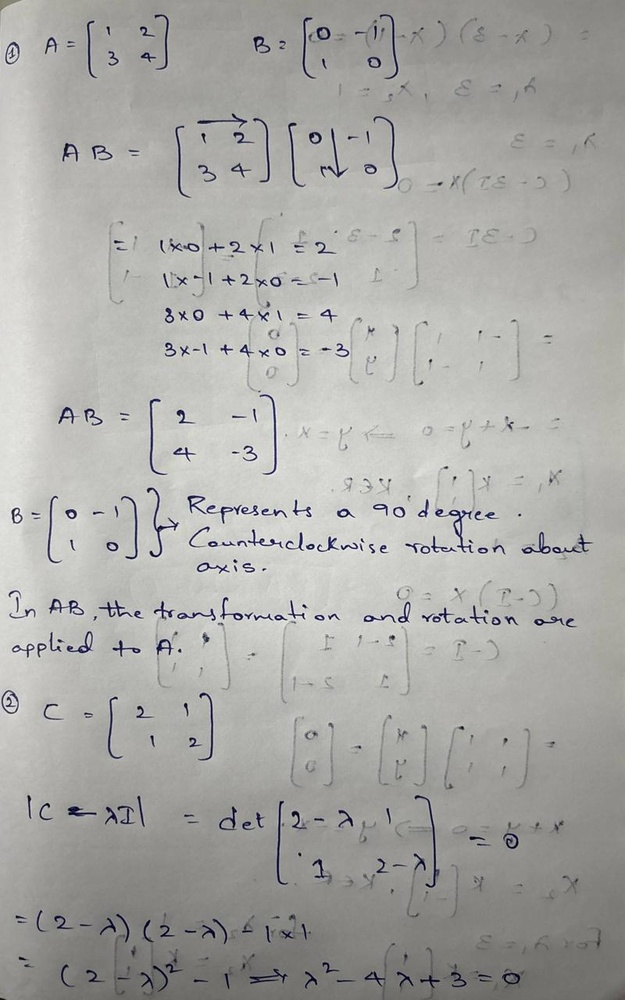
#> input picture Level-3 submission/L3-1.jpg, 625 x 1000 px, shrunk from 800 x 1280 before the run; its folder holds only this picture in this run
$ python -i feature_extraction.py   (imports and definitions only)
#> lines starting #> are read from the running program, lines starting #| are printed output that depends on the picture; after the words box and inside, x2 and y2 are one past the last pixel; in counts of white or black regions, pixels touching at a corner belong together
import os
import zipfile
import cv2
import numpy as np
from pathlib import Path

ZIP_FILE = 'images.zip'
EXTRACT_DIR = 'extracted_images'
OUTPUT_DIR = 'processed_images'

# [7 lines not run here, left out]

def process_image(image_path, output_dir):

#> called with image_path = '../Level-3 submission/L3-1.jpg', output_dir = 'out.png'
    image = cv2.imread(image_path)
#> image is the input picture: shape (1000, 625, 3); mean B, G, R 166.4, 169.7, 169.9

    if image is None:

        return None, None

    gray_image = cv2.cvtColor(image, cv2.COLOR_BGR2GRAY)
    edges = cv2.Canny(gray_image, 100, 200)
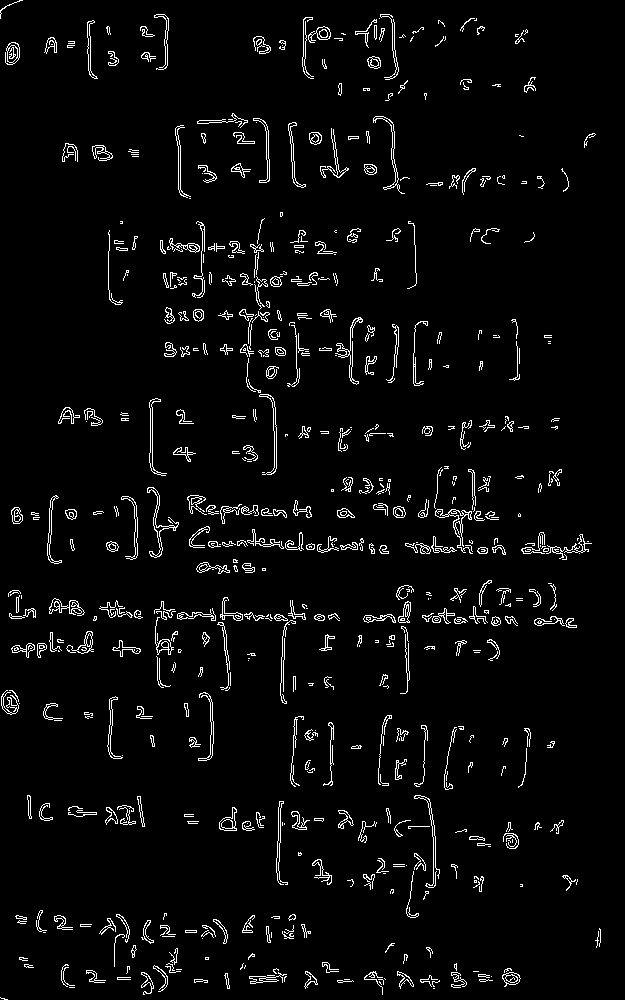
#> edges: shape (1000, 625); 3.8% white in thin lines or dots
    corners = cv2.cornerHarris(gray_image, 2, 3, 0.04)
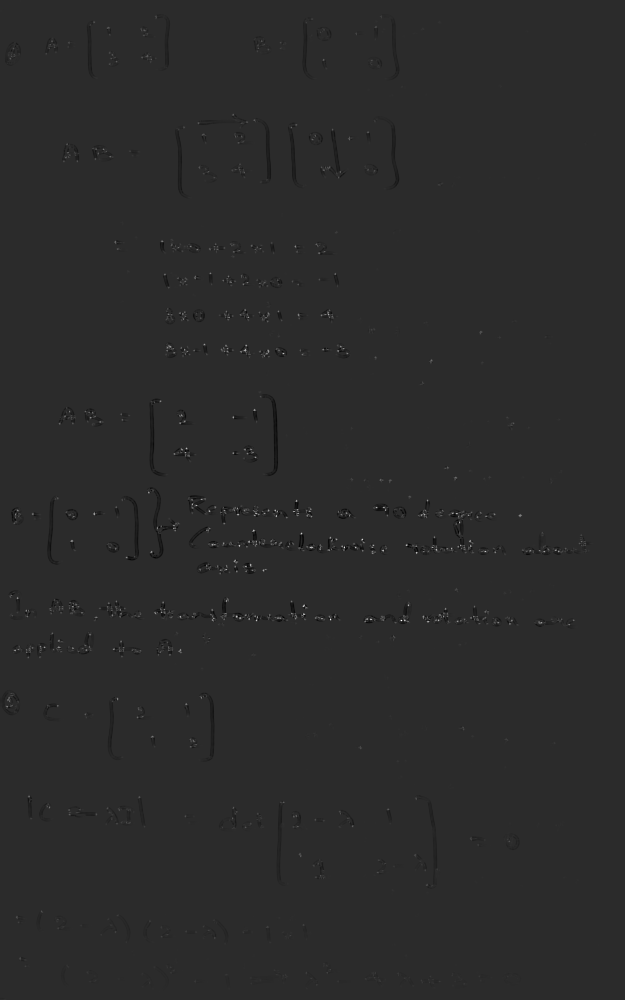
#> corners: shape (1000, 625) float32; min -0.00813, max 0.0394, mean -1.13e-05; drawn with min black and max white
    corners = cv2.dilate(corners, None)
    image[corners > 0.01 * corners.max()] = [0, 0, 255]
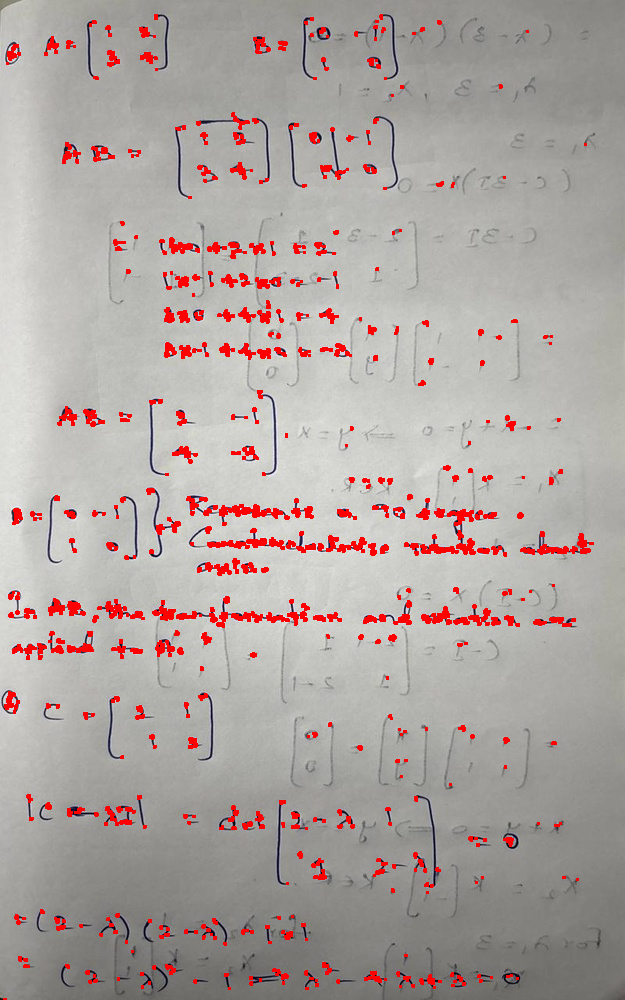
#> image: shape (1000, 625, 3); 3.95% of pixels changed, all inside (x1, y1, x2, y2) = (3, 14, 594, 1000)

    edge_output_path = os.path.join(output_dir, f"edges_{os.path.basename(image_path)}")

    corner_output_path = os.path.join(output_dir, f"corners_{os.path.basename(image_path)}")
    return edges, image, edge_output_path, corner_output_path

# [13 lines not run here, left out]

>>> result = process_image('../Level-3 submission/L3-1.jpg', 'out.png')

$ run again, on Level-3 submission/L3-2.jpg
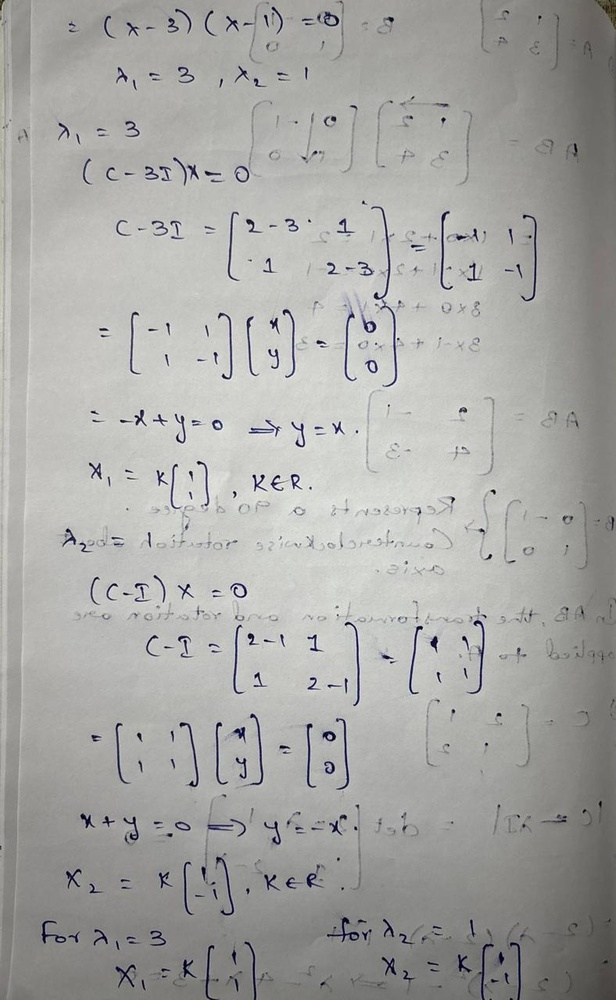
#> input picture Level-3 submission/L3-2.jpg, 616 x 1000 px, shrunk from 788 x 1280 before the run
#> in process_image, image is the input picture: shape (1000, 616, 3); mean B, G, R 164.4, 167.2, 167.2
#> in process_image, `edges = cv2.Canny(gray_image, 100, 200)`:
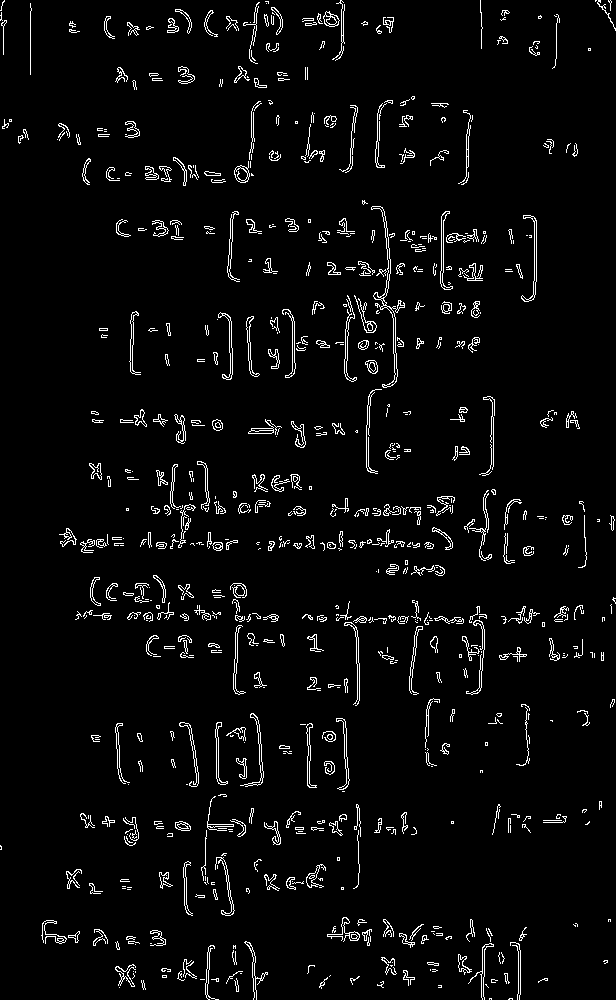
#> edges: shape (1000, 616); 3.9% white in thin lines or dots
#> in process_image, `image[corners > 0.01 * corners.max()] = [0, 0, 255]`:
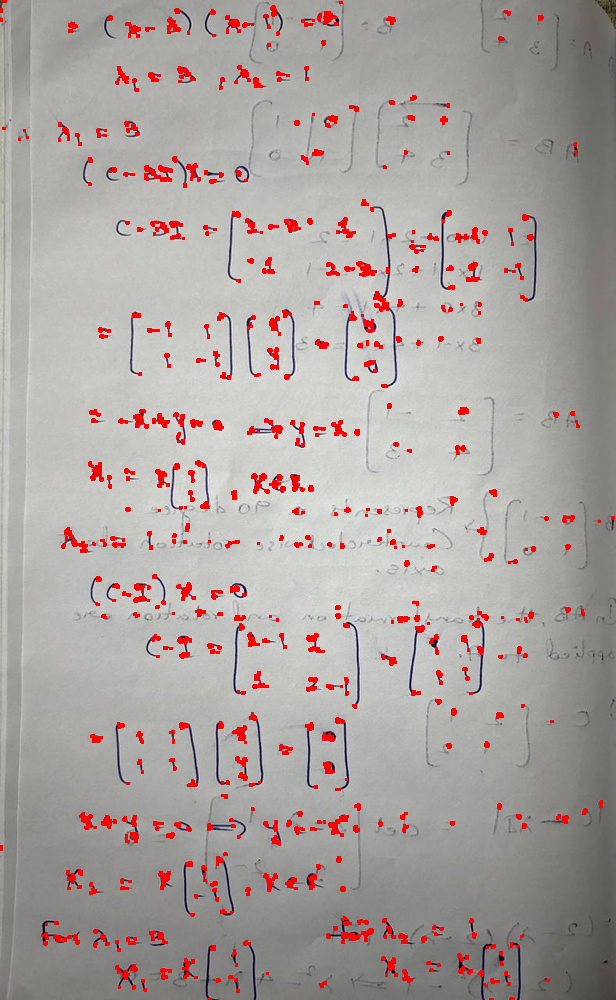
#> image: shape (1000, 616, 3); 3.64% of pixels changed, all inside (x1, y1, x2, y2) = (0, 0, 615, 1000)

$ run again, on Level-3 submission/L3-3.jpg
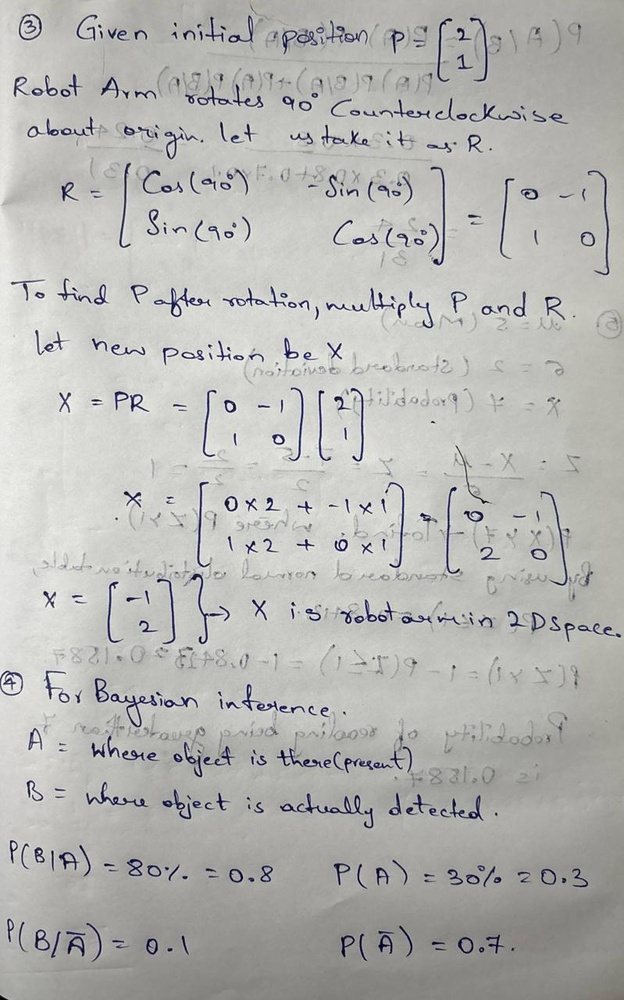
#> input picture Level-3 submission/L3-3.jpg, 624 x 1000 px, shrunk from 799 x 1280 before the run
#> in process_image, image is the input picture: shape (1000, 624, 3); mean B, G, R 179, 181.9, 181.8
#> in process_image, `edges = cv2.Canny(gray_image, 100, 200)`:
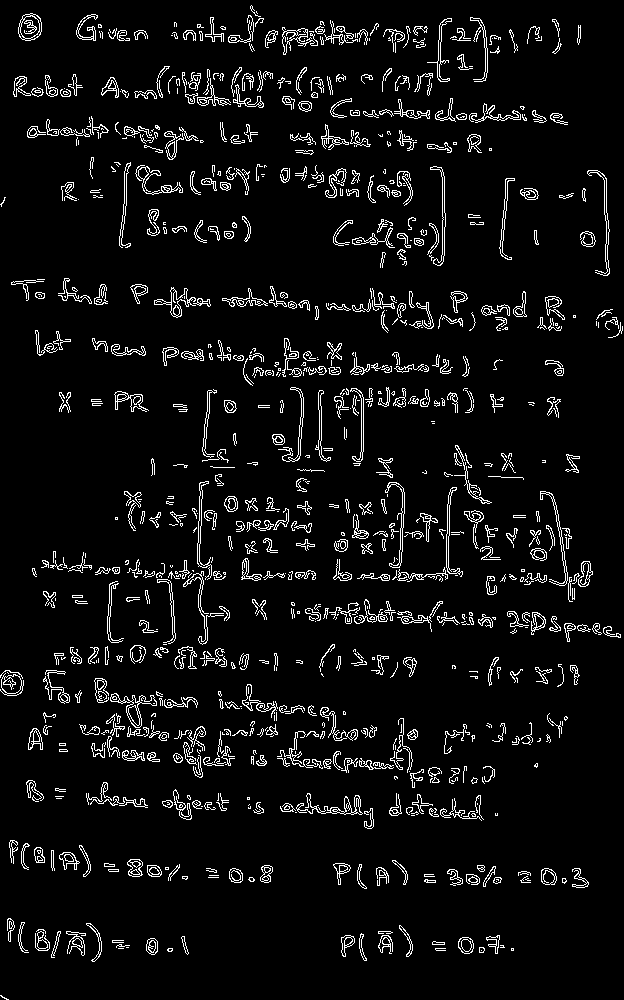
#> edges: shape (1000, 624); 5.9% white in thin lines or dots
#> in process_image, `image[corners > 0.01 * corners.max()] = [0, 0, 255]`:
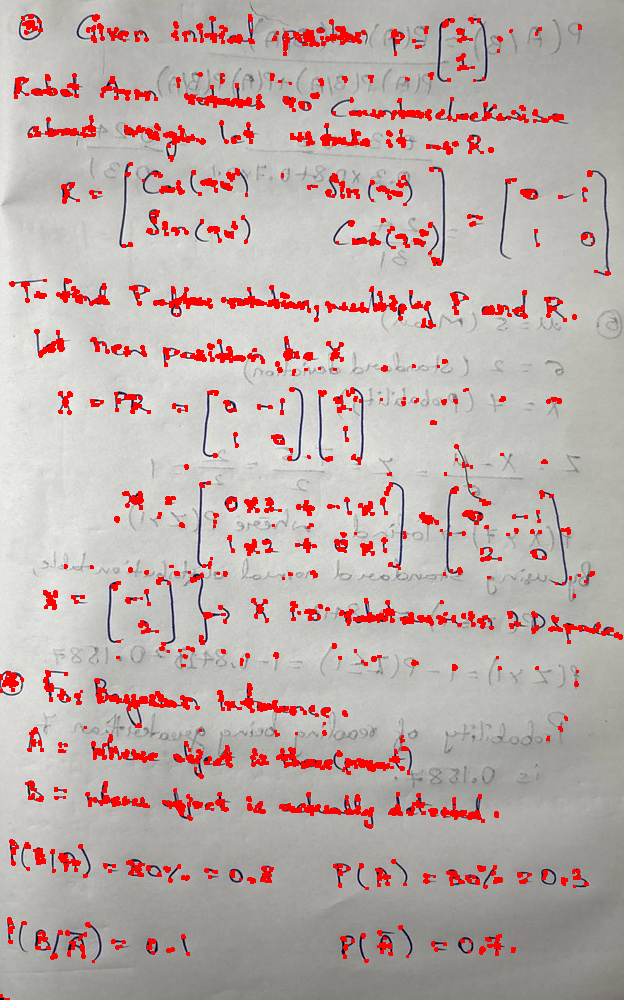
#> image: shape (1000, 624, 3); 6.14% of pixels changed, all inside (x1, y1, x2, y2) = (0, 14, 623, 1000)

$ run again, on Level-3 submission/L3-4.jpg
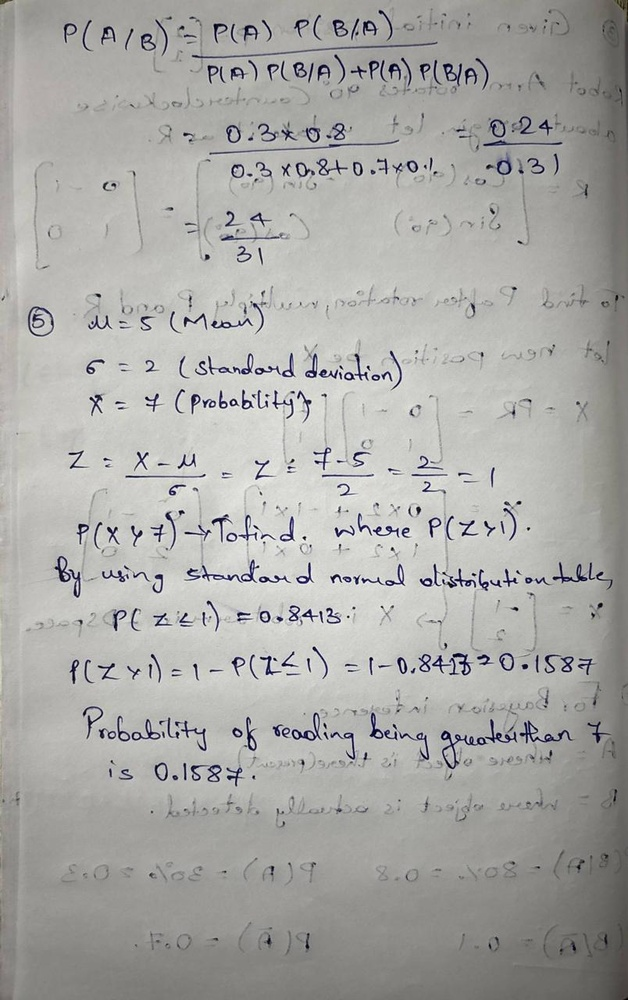
#> input picture Level-3 submission/L3-4.jpg, 628 x 1000 px, shrunk from 804 x 1280 before the run
#> in process_image, image is the input picture: shape (1000, 628, 3); mean B, G, R 166.2, 169, 169.3
#> in process_image, `edges = cv2.Canny(gray_image, 100, 200)`:
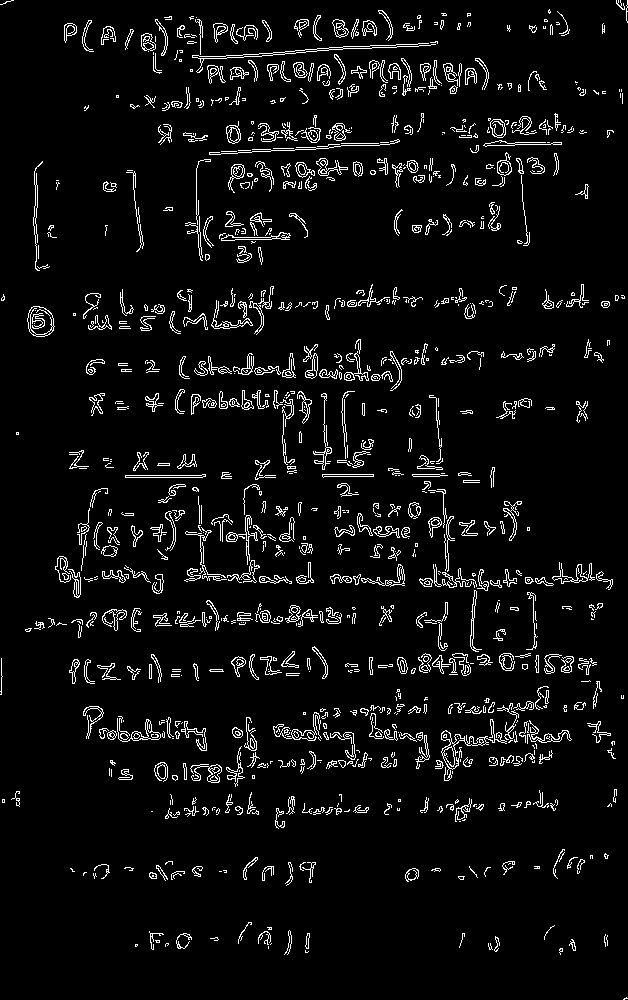
#> edges: shape (1000, 628); 5.4% white in thin lines or dots
#> in process_image, `image[corners > 0.01 * corners.max()] = [0, 0, 255]`:
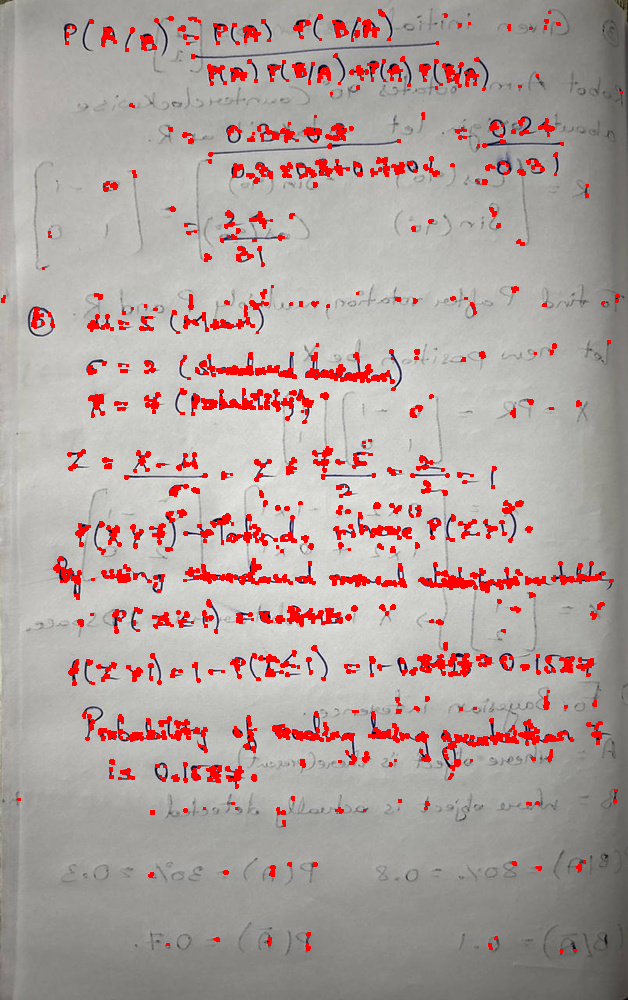
#> image: shape (1000, 628, 3); 5.64% of pixels changed, all inside (x1, y1, x2, y2) = (1, 9, 623, 953)
